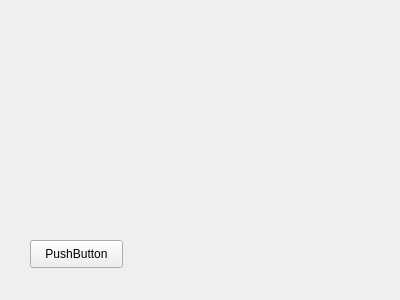
<?xml version="1.0" encoding="UTF-8"?>
<ui version="4.0">
 <class>Widget</class>
 <widget class="QWidget" name="Widget">
  <property name="geometry">
   <rect>
    <x>0</x>
    <y>0</y>
    <width>400</width>
    <height>300</height>
   </rect>
  </property>
  <property name="windowTitle">
   <string>Widget</string>
  </property>
  <widget class="QPushButton" name="pushButton">
   <property name="geometry">
    <rect>
     <x>30</x>
     <y>240</y>
     <width>93</width>
     <height>28</height>
    </rect>
   </property>
   <property name="text">
    <string>PushButton</string>
   </property>
  </widget>
 </widget>
 <layoutdefault spacing="6" margin="11"/>
 <resources/>
 <connections/>
</ui>
